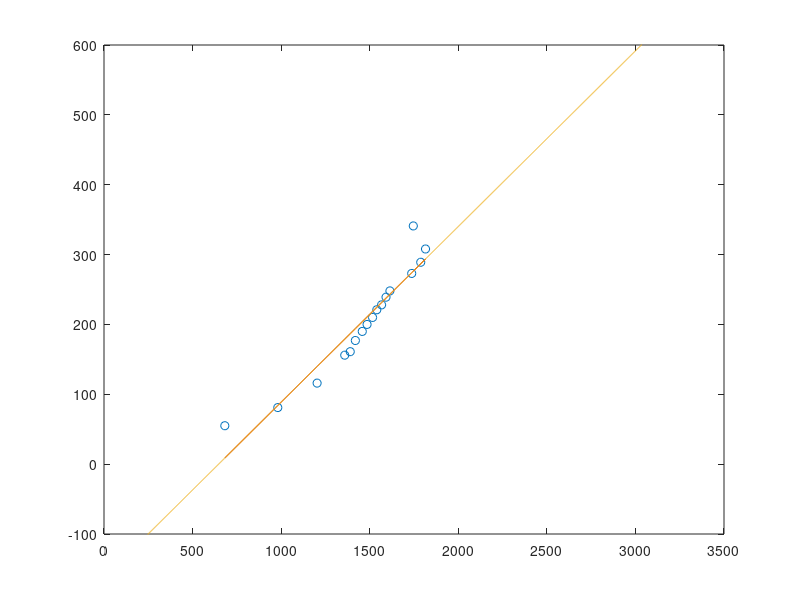

Recreate this plot in MATLAB.
%% 
close all;

%%
% X = [2400, 2269, 2226, 2178, 2090, 2048, 1987, 1884, 1806, 1749, 1683, 1620, 1570, 1509, 1451, 1389, 1290, 1216, 1176, 1117, 1051, 1029;
%     2366, 2227, 2184, 2134, 2044, 2000, 1937, 1828, 1749, 1689, 1622, 1560, 1510, 1449, 1391, 1326, 1223, 1148, 1106, 1045, 976, 954;
%     2401, 2265, 2221, 2173, 2086, 2042, 1980, 1878, 1799, 1742, 1675, 1613, 1566, 1505, 1448, 1385, 1287, 1214, 1173, 1116, 1050, 1026;
%     2390, 2239, 2192, 2136, 2041, 1992, 1926, 1811, 1724, 1660, 1589, 1522, 1472, 1405, 1345, 1278, 1170, 1091, 1047, 983, 911, 885];
% y = [0, 60, 80, 100, 140, 158, 178, 219, 250, 265, 285, 303, 318, 340, 358, 378, 415, 438, 451, 472, 495, 500];

X = [682,981,1203,1359,1390,1419,1458,1485,1516,1540,1567,1592,1614,1737,1788,1815,1746];
Y = [55,81,116,156,161,177,190,200,210,221,228,239,248,273,289,308,341];

% X = [0, 682,981,1203,1359,1390,1419,1458,1485,1516,1540,1567,1592,1614,1737,1788,1815,1746, 1795, 1843, 1890, 3300];
% Y = [0, 55,81,116,156,161,177,190,200,210,221,228,239,248,273,289,308,341,380, 420, 460, 500];

p = polyfit(X, Y, 1);

Y_fit = polyval(p, X);

plot(X, Y, 'o', X, Y_fit, '-');

fprintf('%.32f\n', p);

% figure;
hold on;
X = 1:3300;
Y_pred = polyval(p, X);
plot(X, Y_pred);
hold off;
ylim([-100 600])